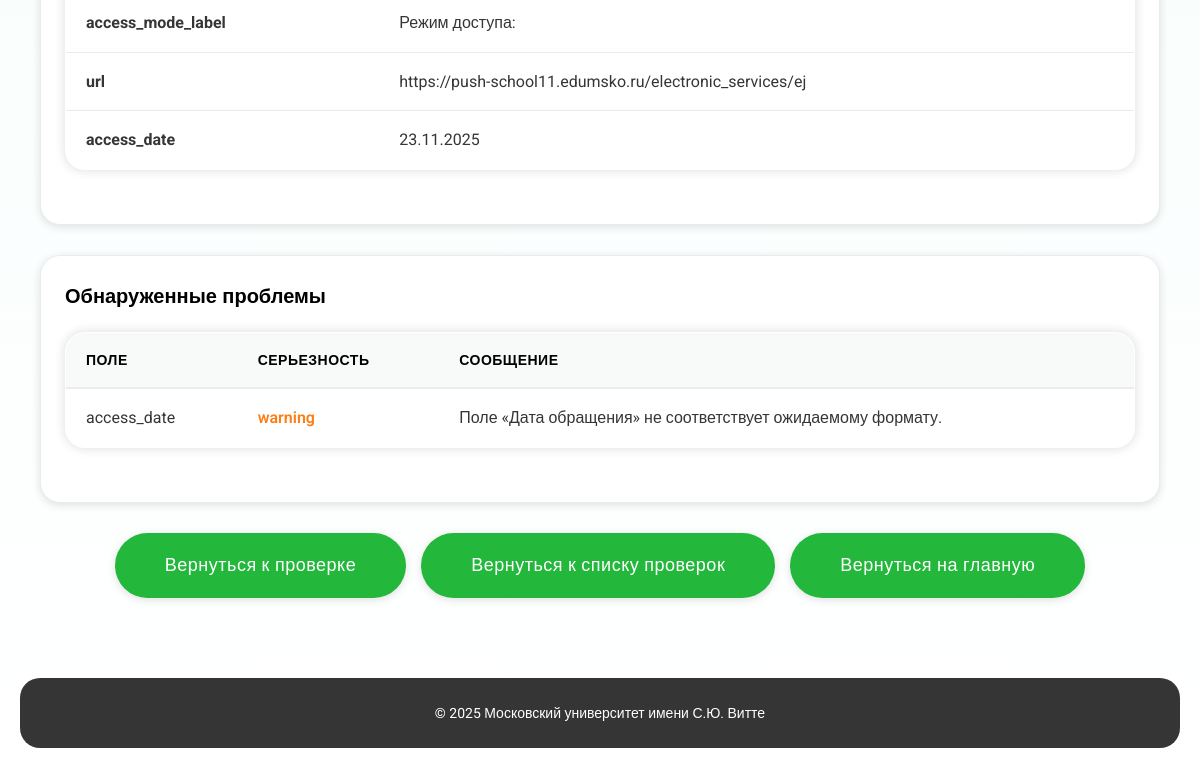
The page /reference/2/errors/ (signed in, lower part) on the database as committed earlier.
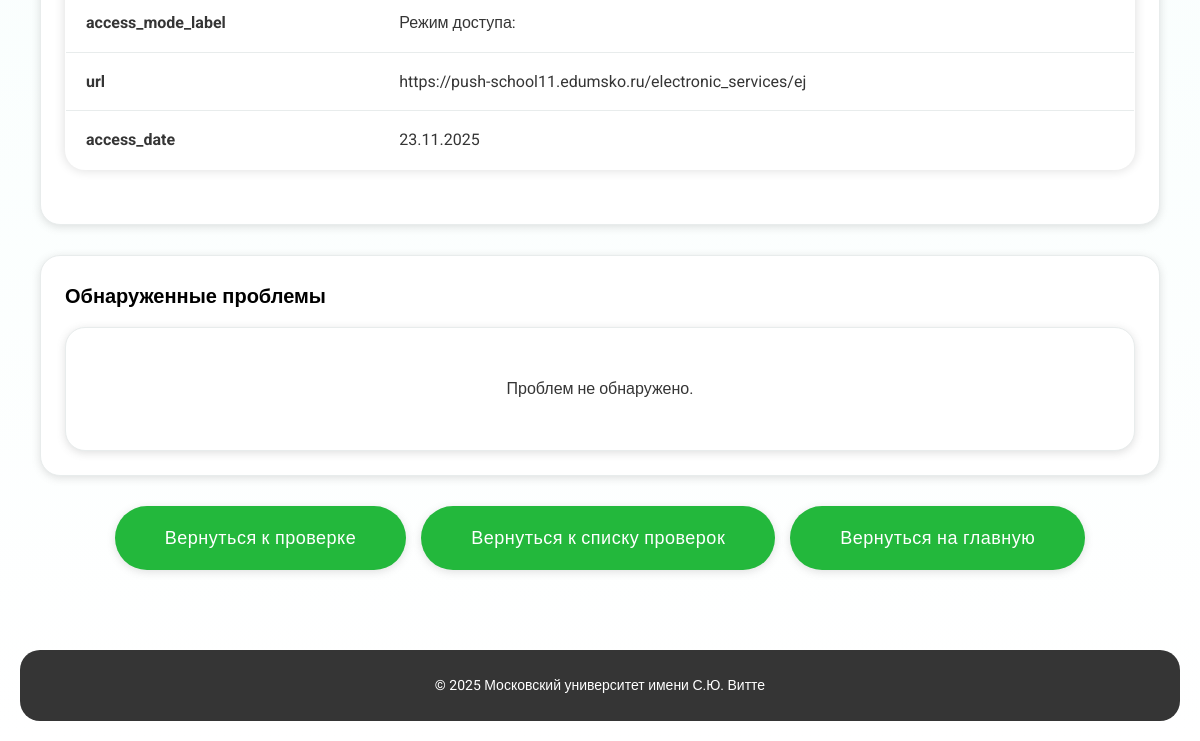
The same page on the database as committed later.
### app/models.py (models this page shows, shortened)
class ReferenceIssue(models.Model):
    reference = models.ForeignKey(
        Reference,
        on_delete=models.CASCADE,
        related_name='issues',
        verbose_name="Ссылка"
    )
    field_name = models.CharField(
        max_length=255,
        blank=True,
        verbose_name="Имя поля"
    )
    severity = models.CharField(max_length=16, verbose_name="Серьезность")
    message = models.TextField(verbose_name="Сообщение")
    class Meta:
        verbose_name = "Проблема ссылки"
        verbose_name_plural = "Проблемы ссылок"
        ordering = ['reference', '-severity']

### app/views.py (the view)
# urls.py: path('reference/<int:pk>/errors/', views.reference_errors, name='reference_errors'),
@login_required
def reference_errors(request, pk):
    reference = get_object_or_404(Reference, pk=pk)
    rt = reference.reference_text
    if not can_see_all_checks(request.user):
        if not rt or rt.user != request.user:
            return HttpResponseForbidden("Доступ запрещён.")
    try:
        issues = ReferenceIssue.objects.filter(reference=reference).order_by('-severity', 'field_name')
    except Exception:
        issues = []
    parsed_data = reference.parsed_data if hasattr(reference, 'parsed_data') and reference.parsed_data else {}
    return render(request, 'reference_errors.html', {
        'reference': reference,
        'issues': issues,
        'parsed_data': parsed_data,
    })

### app/auth_utils.py (called while the page is built)
def get_user_role(user):
    if not user or not user.is_authenticated:
        return None
    names = [g.name for g in user.groups.all()]
    if "admin" in names:
        return "admin"
    if "operator" in names:
        return "operator"
    if "user" in names:
        return "user"
    return None

def is_operator(user):
    r = get_user_role(user)
    return r in ("admin", "operator") or (user and getattr(user, "is_superuser", False))

def can_see_all_checks(user):
    return is_operator(user) or (user and getattr(user, "is_staff", False))

def can_see_templates(user):
    return is_operator(user)

def login_required(view):
    @wraps(view)
    def _wrapped(request, *args, **kwargs):
        if not request.user.is_authenticated:
            login_url = settings.LOGIN_URL
            next_url = request.get_full_path()
            return redirect(f"{login_url}?next={next_url}")
        return view(request, *args, **kwargs)
    return _wrapped

### app/context_processors.py (called while the page is built)
def litera_nav(request):
    return {"can_see_templates": can_see_templates(request.user) if request.user.is_authenticated else False}

### templates/reference_errors.html (shortened to what this page needs)
{% extends 'base.html' %}
{% block content %}
<div class="crud-content">
    {% if parsed_data %}
    <div class="reference-details-section">
        <div class="table-container">
            <table class="crud-table">
                <tbody>
                    {% for key, value in parsed_data.items %}
                    <tr>
                        <td><strong>{{ key }}</strong></td>
                        <td>{{ value|default:"—" }}</td>
                    </tr>
                    {% endfor %}
                </tbody>
            </table>
        </div>
    </div>
    {% else %}
    <div class="reference-details-section">
        <h3>Результат парсинга</h3>
        <p class="empty-state">Парсинг не выполнен или не удался.</p>
    </div>
    {% endif %}
    <div class="reference-details-section">
        <h3>Обнаруженные проблемы</h3>
        {% if issues %}
        <div class="table-container">
            <table class="crud-table issues-table">
                <thead>
                    <tr>
                        <th>Поле</th>
                        <th>Серьезность</th>
                        <th>Сообщение</th>
                    </tr>
                </thead>
                <tbody>
                    {% for issue in issues %}
                    <tr>
                        <td>{{ issue.field_name|default:"—" }}</td>
                        <td>
                            {% if issue.severity == "error" %}
                                <span class="severity-error">{{ issue.severity }}</span>
                            {% elif issue.severity == "warning" %}
                                <span class="severity-warning">{{ issue.severity }}</span>
                            {% else %}
                                {{ issue.severity }}
                            {% endif %}
                        </td>
                        <td>{{ issue.message }}</td>
                    </tr>
                    {% endfor %}
                </tbody>
            </table>
        </div>
        {% else %}
        <p class="empty-state">Проблем не обнаружено.</p>
        {% endif %}
    </div>
    <div class="crud-footer">
        <a href="{% url 'check_list_verify' reference.reference_text.id %}" class="button">Вернуться к проверке</a>
        <a href="{% url 'check_list' %}" class="button">Вернуться к списку проверок</a>
        <a href="{% url 'index' %}" class="button">Вернуться на главную</a>
    </div>
</div>
{% endblock %}

### templates/base.html (shortened to what this page needs)
<!DOCTYPE html>
<html lang="ru">
<head>
    {% load static %}
    <link rel="stylesheet" href="{% static 'css/style.css' %}">
</head>
<body>
    <div class="container">
        <main>
            {% block content %}
            {% endblock %}
        </main>
        <footer>
            <p>&copy; 2025 Московский университет имени С.Ю. Витте</p>
        </footer>
    </div>
</body>
</html>

### app/static/css/style.css (style rules this page uses)
:root { --font-base: 'Roboto', sans-serif; --font-heading: 'Montserrat', sans-serif; --color-primary: #23b83c; --color-primary-hover: #75d85a; --color-text: #353535; --color-text-dark: #000000; --color-bg: #ffffff; --color-bg-page: #f1fdfb; --color-border: #e8ecec; --color-footer: #353535; --shadow: rgba(99, 99, 99, 0.2) 0px 2px 8px 0px; --shadow-card: 0px 0px 10px 2px rgba(0, 0, 0, 0.1); }
* { margin: 0; padding: 0; box-sizing: border-box; }
body { font-family: var(--font-base); background: linear-gradient(to bottom, var(--color-bg-page) 0%, var(--color-bg) 100%); color: var(--color-text); line-height: 1.6; }
.container { max-width: 1200px; margin: 0 auto; padding: 20px; min-height: 100vh; display: flex; flex-direction: column; }
main { flex: 1; padding: 40px 20px; }
.button { display: inline-block; padding: 18px 50px; font-size: 18px; font-family: var(--font-base); text-decoration: none; text-align: center; font-weight: 500; letter-spacing: 0.5px; border: none; background-color: var(--color-primary); color: #ffffff; width: 100%; max-width: 400px; border-radius: 100px; transition: all 0.3s ease; cursor: pointer; box-shadow: var(--shadow); }
footer { text-align: center; padding: 24px; background-color: var(--color-footer); margin-top: 40px; border-radius: 20px; }
footer p { color: #ffffff; font-size: 14px; }
.crud-content { width: 100%; }
.table-container { margin-bottom: 30px; }
.crud-table { width: 100%; border-collapse: collapse; background: var(--color-bg); border-radius: 20px; overflow: hidden; box-shadow: var(--shadow-card); border: 1px solid var(--color-border); }
.crud-table td { padding: 16px 20px; color: var(--color-text); border-bottom: 1px solid var(--color-border); }
.empty-state { padding: 48px; text-align: center; background: var(--color-bg); border-radius: 20px; color: var(--color-text); box-shadow: var(--shadow); border: 1px solid var(--color-border); }
.crud-footer { display: flex; gap: 15px; justify-content: center; margin-top: 30px; align-items: center; }
.crud-footer .button, .crud-footer button.button, .crud-footer form .button { width: auto !important; max-width: none !important; min-width: 200px; }
.reference-details-section { margin-bottom: 30px; padding: 24px; background: var(--color-bg); border-radius: 20px; box-shadow: var(--shadow); border: 1px solid var(--color-border); }
.reference-details-section h3 { font-family: var(--font-heading); color: var(--color-text-dark); margin-bottom: 15px; font-size: 20px; font-weight: 600; }

Rows that differ between the two databases and show on the page:
removed ReferenceIssue: field_name "access_date", severity "warning", message "Поле «Дата обращения» не соответствует ожидаемому формату."
Other text that changed with them:
text no longer shown: "ПОЛЕ СЕРЬЕЗНОСТЬ СООБЩЕНИЕ"
text now shown: "Проблем не обнаружено."
